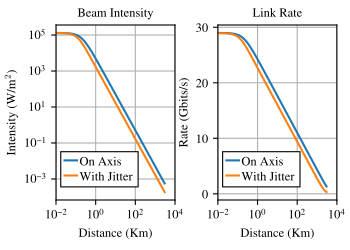

This chart was generated by the following Python code:
import os
from sim_mld.solver import mr_solver
from sim_mld.lisl_channel_model import *

import matplotlib.pyplot as plt
import numpy as np

from sim_src.util import GET_LOG_PATH_FOR_SIM_SCRIPT


z_values = np.geomspace(1, 3e6, 100)  # from 0 to 3000 km


# solver parameters
wavelength = mr_solver.WAVELENGTH  # Wavelength in meters (1.55 microns typical in telecom)
w0 = w0_from_angular_spreading(mr_solver.ANGULAR_SPREADING, wavelength)  # Beam waist in meters
P = mr_solver.PEAK_POWER_W
B = mr_solver.BANDWIDTH  # 1 GHz bandwidth
R = mr_solver.RESPONSIVITY     # A/W responsivity
A = mr_solver.APERTURE_AREA  # Area in m^2 (example)
N0 = mr_solver.NOISE_CURRENT  # Example noise in A rms

# Compute intensity vs. z at rho=0
I_on_axis = np.array([gaussian_beam_intensity(P, w0, wavelength, 0, z) for z in z_values])

# Compute capacity lower bound vs. z at rho=0
C_on_axis = np.array([capacity_lower_bound(B, R, A, N0, P, w0, wavelength, 0, z) for z in z_values])

sigma_jitter = mr_solver.JITTER  # Jitter in radians
epsilon = mr_solver.EPSILON
I_relaxed = intensity_relaxed(P, w0, wavelength, z_values, sigma_jitter, epsilon)
C_relaxed = capacity_relaxed(B, R, A, N0, P, w0, wavelength, z_values, sigma_jitter, epsilon)

print("Intensity on Axis:", I_on_axis)
print("Capacity Lower Bound on Axis:", C_on_axis)
print("Intensity with Jitter:", I_relaxed)
print("Capacity with Jitter:", C_relaxed)

#create a figure with (2,1) subplots
FONT_SIZE = 9
fig_width_px = 350
fig_height_px = 250
dpi = 100  # Typical screen DPI, adjust if necessary
fig_width_in = fig_width_px / dpi
fig_height_in = fig_height_px / dpi

plt.rcParams.update({
    # --- make every normal string use Times or the best fall-back ----
    'font.family' : 'serif',
    'font.serif'  : ['Times New Roman', 'Times', 'Nimbus Roman', 'STIXGeneral'],
    # --- keep your existing sizing rules ----------------------------
    'font.size'        : FONT_SIZE,
    'axes.titlesize'   : FONT_SIZE,
    'axes.labelsize'   : FONT_SIZE,
    'xtick.labelsize'  : FONT_SIZE,
    'ytick.labelsize'  : FONT_SIZE,
    'legend.fontsize'  : FONT_SIZE,
})
plt.rc('mathtext', fontset='cm')

current_dir = os.path.dirname(os.path.abspath(__file__))

# Plot the data
fig, axs = plt.subplots(1,2,)
fig.set_size_inches(fig_width_in, fig_height_in)  # 3.5 inches width, height adjusted to maintain aspect ratio

# Plot settings
markers = ['o', 's', '^','+']  # Different markers for each line
linesty = [':', '-',(0, (3, 1, 1, 1)), (0, (5, 1)),'-','-','-']  # Different markers for each line
p_names = [r'a',r'b']
colors = ["#F8BF91","#FF9137","#FF7300","#C75A00","#723300"]

cell_size_list = [10]
bars = []

lines = []
l, = axs[0].plot(z_values/1e3, I_on_axis)
lines.append(l)
l, = axs[0].plot(z_values/1e3, I_relaxed)
lines.append(l)
axs[0].set_title('Beam Intensity')
axs[0].set_xlabel('Distance (Km)')
axs[0].set_ylabel(r'Intensity (W/m$^2$)')
axs[0].set_xscale('log')
axs[0].set_yscale('log')
axs[0].grid()
axs[0].set_position([0.16, 0.2, 0.34, 0.7])
axs[0].set_xlim(1, 3e3)
axs[0].set_xticks([0.01, 1, 100, 10000])
# Add a legend
leg = axs[0].legend(lines, ["On Axis", "With Jitter"] ,fontsize=FONT_SIZE, loc='lower left', bbox_to_anchor=(0.04, 0.075, 0.65, 0.3), mode="expand",ncol = 1 ,borderaxespad=0.,handlelength=1, handleheight= 1, handletextpad=0.2, 
frameon=True,          # draw a frame
fancybox=False,        # <-- square corners (like MATLAB)
edgecolor='black',     # black  frame edge
facecolor='white',     # white background
framealpha=1,          # fully opaque
borderpad=0.3,         # tight inner padding (font-size units)
labelspacing=0.2,      # tight vertical space between rows
)   
leg.get_frame().set_linewidth(0.8)  # MATLAB-thin border


lines = []
l, = axs[1].plot(z_values/1e3, C_on_axis)
lines.append(l)
l, = axs[1].plot(z_values/1e3, C_relaxed)
lines.append(l)
axs[1].set_title('Link Rate')
axs[1].set_xlabel('Distance (Km)')
axs[1].set_ylabel('Rate (Gbits/s)')
axs[1].set_xscale('log')
axs[1].grid()
axs[1].set_position([0.6225, 0.2, 0.34, 0.7])
axs[1].set_xlim(1, 3e3)
axs[1].set_xticks([0.01, 1, 100, 10000])
# Add a legend
leg = axs[1].legend(lines, ["On Axis", "With Jitter"] ,fontsize=FONT_SIZE, loc='lower left', bbox_to_anchor=(0.04, 0.075, 0.65, 0.3), mode="expand",ncol = 1 ,borderaxespad=0.,handlelength=1, handleheight= 1, handletextpad=0.2, 
frameon=True,          # draw a frame
fancybox=False,        # <-- square corners (like MATLAB)
edgecolor='black',     # black  frame edge
facecolor='white',     # white background
framealpha=1,          # fully opaque
borderpad=0.3,         # tight inner padding (font-size units)
labelspacing=0.2,      # tight vertical space between rows
)   
leg.get_frame().set_linewidth(0.8)  # MATLAB-thin border

# Save the figure as a PDF
output_path = os.path.join(current_dir, os.path.splitext(os.path.basename(__file__))[0]) + '.pdf'

fig.savefig(output_path, format='pdf', pad_inches=0.)
